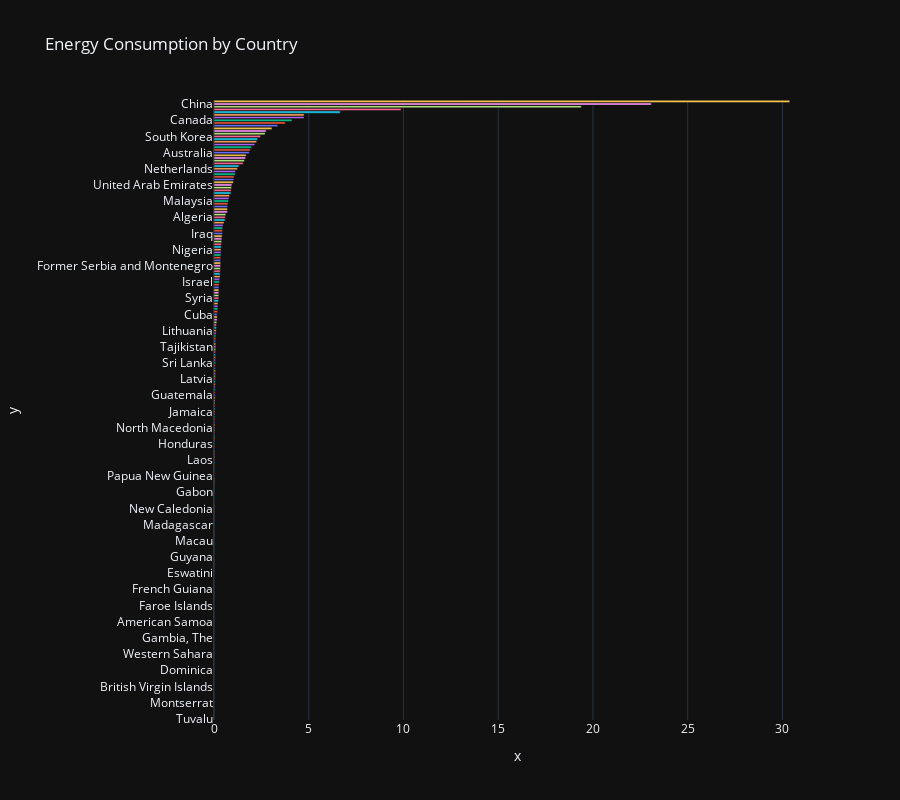

Here is the notebook cell this chart was saved with:
### Code cell
fig = plt.figure(figsize=(35,10))
fig.subplots_adjust(hspace=0.5, wspace=0.3)
cons_pais = px.bar(x=df_paises["Energy_consumption"],y=df_paises.index,height=800,
        color=df_paises.index,template="plotly_dark",title="Energy Consumption by Country")
cons_pais.update_layout(showlegend=False)
